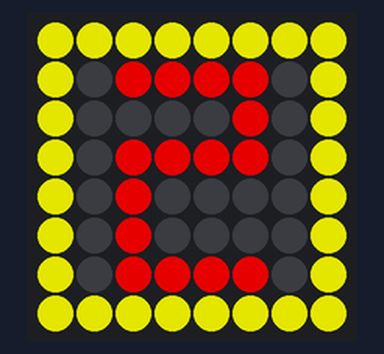
The program below on a simulated Raspberry Pi (BCM pin numbers) with a Sense HAT. On the bench: the Sense HAT's 8×8 RGB LED matrix. Dim RGB values are drawn brighter than linear; random numbers come from a fixed seed.

Above: at 1.1 s.
At 4.6 s:
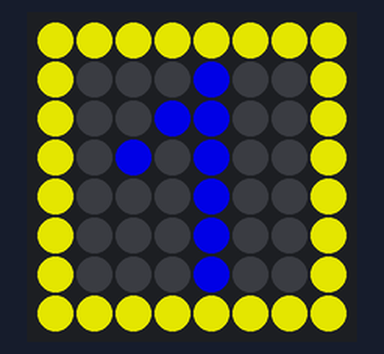
At 18.6 s:
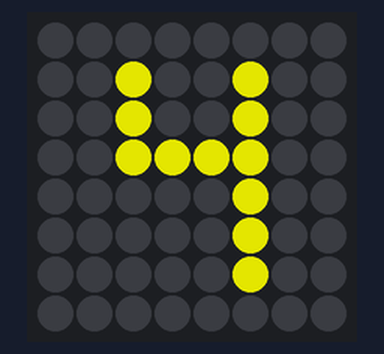
At 23.8 s:
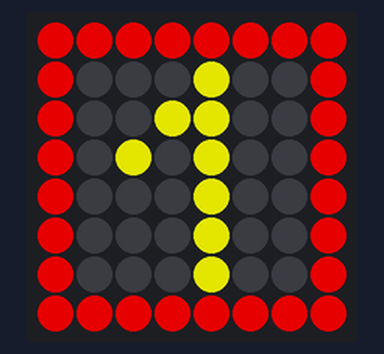
At 36.1 s:
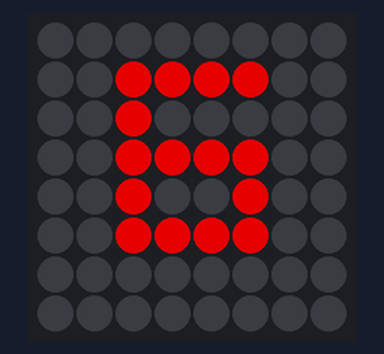

The program:

nothin.py
```python
# --- IMPORTS ---
from sense_hat import SenseHat
import time as t
import random as r

s = SenseHat()
s.low_light = True

green = (0, 255, 0)
yellow = (255, 255, 0)
blue = (0, 0, 255)
red = (255, 0, 0)
white = (255,255,255)
nothing = (0,0,0)
pink = (255,105, 180)

COLOURS =  [green,yellow,
        blue,red,white
        ,nothing,pink
        ]


def side_1():
    for i in COLOURS:
      if i == green:
        G = green
      elif i == yellow:
        Y = yellow
      elif i == blue:
        B = blue
      elif i == nothing:
        O = nothing
      elif i == red:
        R = red

    image_1 = [
    Y, Y, Y, Y, Y, Y, Y, Y,
    Y, O, O, O, B, O, O, Y,
    Y, O, O, B, B, O, O, Y,
    Y, O, B, O, B, O, O, Y,
    Y, O, O, O, B, O, O, Y,
    Y, O, O, O, B, O, O, Y,
    Y, O, O, O, B, O, O, Y,
    Y, Y, Y, Y, Y, Y, Y, Y,
    ]
    image_2 = [
    R, R, R, R, R, R, R, R,
    R, O, O, O, Y, O, O, R,
    R, O, O, Y, Y, O, O, R,
    R, O, Y, O, Y, O, O, R,
    R, O, O, O, Y, O, O, R,
    R, O, O, O, Y, O, O, R,
    R, O, O, O, Y, O, O, R,
    R, R, R, R, R, R, R, R,
    ]
    images = [image_1, image_2]
    for i in range(len(images)):
      rand_img = r.randint(0,len(images)-1)
    return images[rand_img]

def side_2():
  for i in COLOURS:
    if i == green:
      G = green
    elif i == red:
      R = red
    elif i == nothing:
      O = nothing
    elif i == blue:
        B = blue
    elif i == yellow:
      Y = yellow
  image_1 = [
    B, B, B, B, B, B, B, B,
    B, O, Y, Y, Y, Y, O, B,
    B, O, O, O, O, Y, O, B,
    B, O, Y, Y, Y, Y, O, B,
    B, O, Y, O, O, O, O, B,
    B, O, Y, O, O, O, O, B,
    B, O, Y, Y, Y, Y, O, B,
    B, B, B, B, B, B, B, B,
    ]
  image_1 = [
    Y, Y, Y, Y, Y, Y, Y, Y,
    Y, O, R, R, R, R, O, Y,
    Y, O, O, O, O, R, O, Y,
    Y, O, R, R, R, R, O, Y,
    Y, O, R, O, O, O, O, Y,
    Y, O, R, O, O, O, O, Y,
    Y, O, R, R, R, R, O, Y,
    Y, Y, Y, Y, Y, Y, Y, Y,
    ]
  return image_1

def side_3():
  for i in COLOURS:
    if i == green:
      G = green
    elif i == red:
      R = red
    elif i == nothing:
      O = nothing
    elif i == blue:
        B = blue
    elif i == yellow:
      Y = yellow
  image_1 = [
    B, B, B, B, B, B, B, B,
    B, O, Y, Y, Y, Y, O, B,
    B, O, O, O, O, Y, O, B,
    B, O, Y, Y, Y, Y, O, B,
    B, O, O, O, O, Y, O, B,
    B, O, Y, Y, Y, Y, O, B,
    B, O, O, O, O, O, O, B,
    B, B, B, B, B, B, B, B,
    ]
  return image_1

def side_4():
  for i in COLOURS:
    if i == green:
      G = green
    elif i == red:
      R = red
    elif i == nothing:
      O = nothing
    elif i == blue:
        B = blue
    elif i == yellow:
      Y = yellow
    elif i == white:
      W = white
  image_1 = [
    O, O, O, O, O, O, O, O,
    O, O, Y, O, O, Y, O, O,
    O, O, Y, O, O, Y, O, O,
    O, O, Y, Y, Y, Y, O, O,
    O, O, O, O, O, Y, O, O,
    O, O, O, O, O, Y, O, O,
    O, O, O, O, O, Y, O, O,
    O, O, O, O, O, O, O, O,
    ]
  return image_1

def side_5():
  for i in COLOURS:
    if i == green:
      G = green
    elif i == red:
      R = red
    elif i == nothing:
      O = nothing
    elif i == blue:
        B = blue
    elif i == yellow:
      Y = yellow
    elif i == white:
      W = white
    elif i == pink:
      P = pink
  image_1 = [
    O, O, O, O, O, O, O, O,
    O, O, R, R, R, R, O, O,
    O, O, R, O, O, O, O, O,
    O, O, R, R, R, R, O, O,
    O, O, O, O, O, R, O, O,
    O, O, R, R, R, R, O, O,
    O, O, O, O, O, O, O, O,
    O, O, O, O, O, O, O, O,
    ]
  return image_1

def side_6():

  for i in COLOURS:
    if i == green:
      G = green
    elif i == red:
      R = red
    elif i == nothing:
      O = nothing
    elif i == blue:
        B = blue
    elif i == yellow:
      Y = yellow
    elif i == white:
      W = white
    elif i == pink:
      P = pink

  image_1 = [
    O, O, O, O, O, O, O, O,
    O, O, R, R, R, R, O, O,
    O, O, R, O, O, O, O, O,
    O, O, R, R, R, R, O, O,
    O, O, R, O, O, R, O, O,
    O, O, R, R, R, R, O, O,
    O, O, O, O, O, O, O, O,
    O, O, O, O, O, O, O, O,
    ]
  return image_1


def main():
  images = [side_1, side_2,
            side_3, side_4,
            side_5, side_6
            ]

  while True:
      for i in range(len(images)):
        rand_num = r.randint(0,len(images)-1)
        t.sleep(1)

        s.set_pixels(images[rand_num]())
        t.sleep(.75)


if __name__ == "__main__":
  main()
```

Measured:
- what the display in image 0 shows lasts 1.8 s, from 1.0 s to 2.8 s
- what the display in image 2 shows lasts 3.5 s, from 18.5 s to 22.0 s
